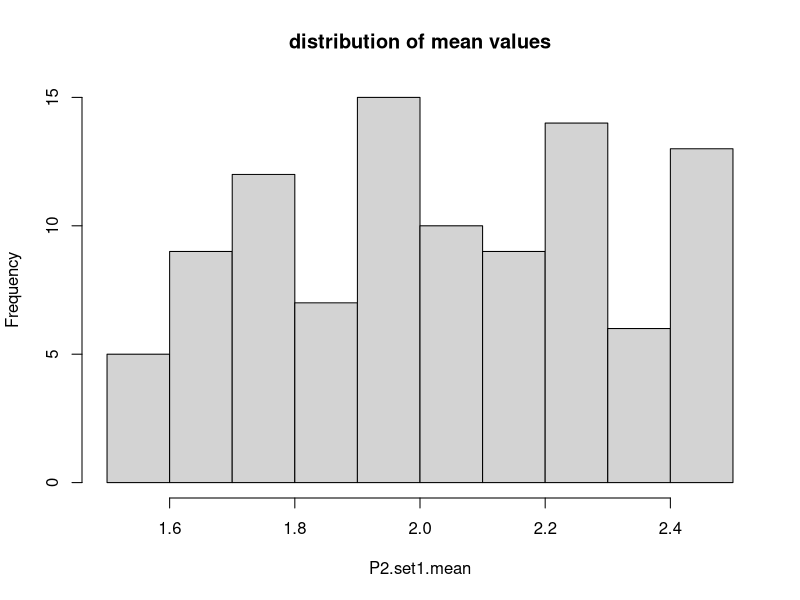
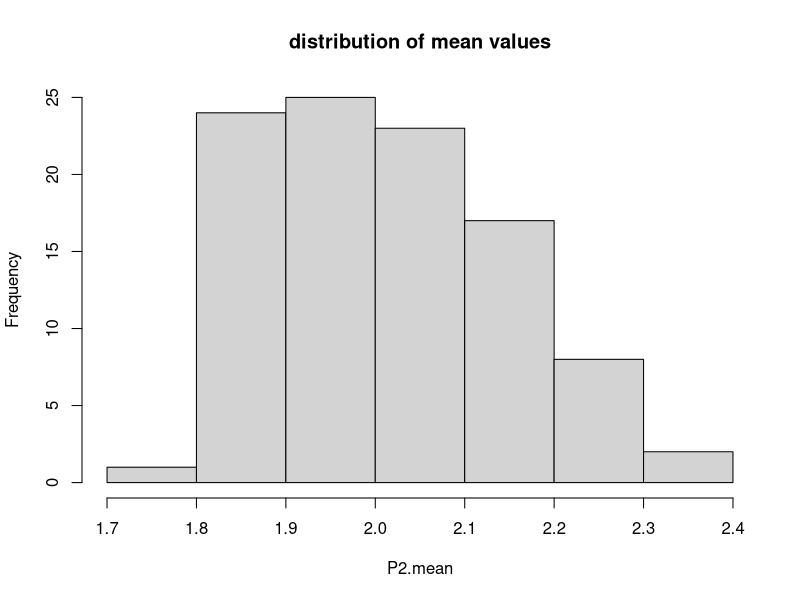
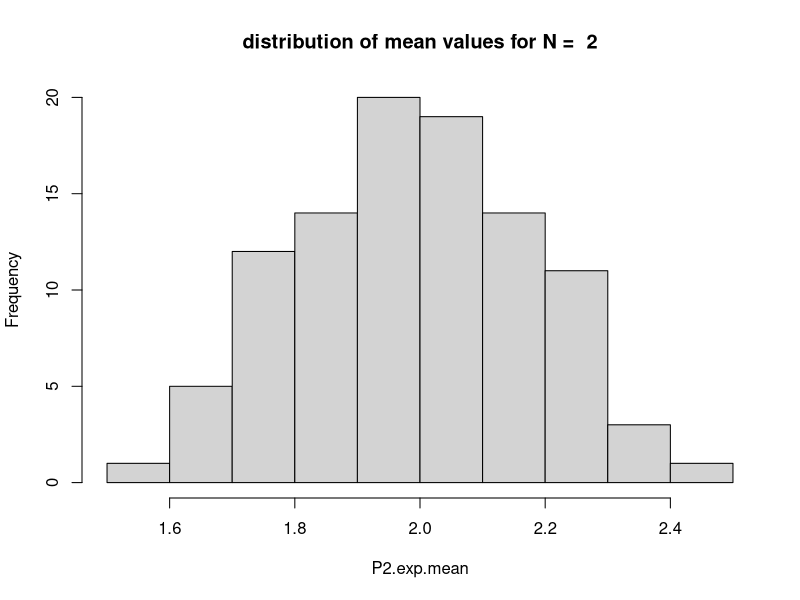
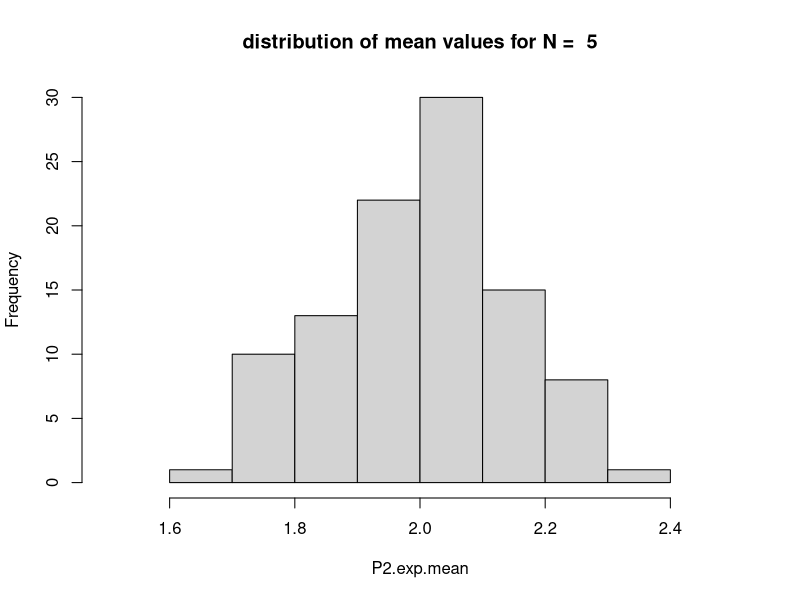
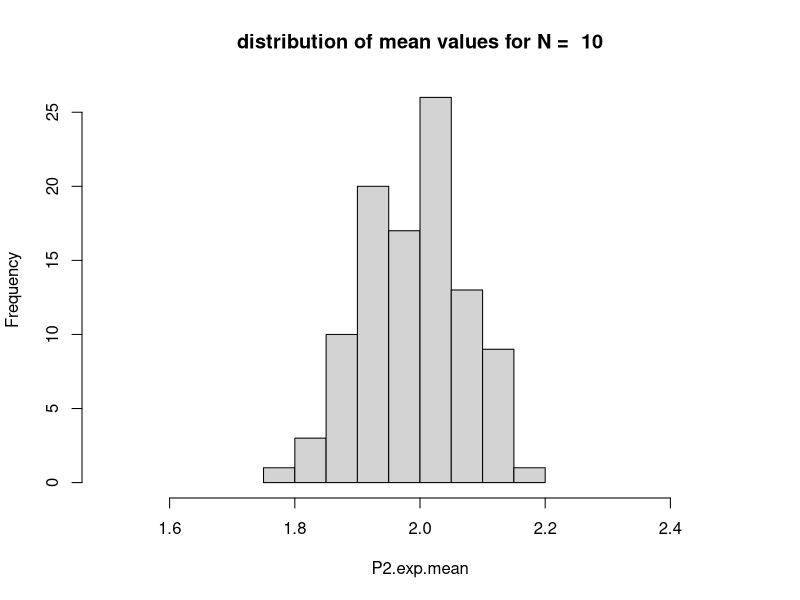
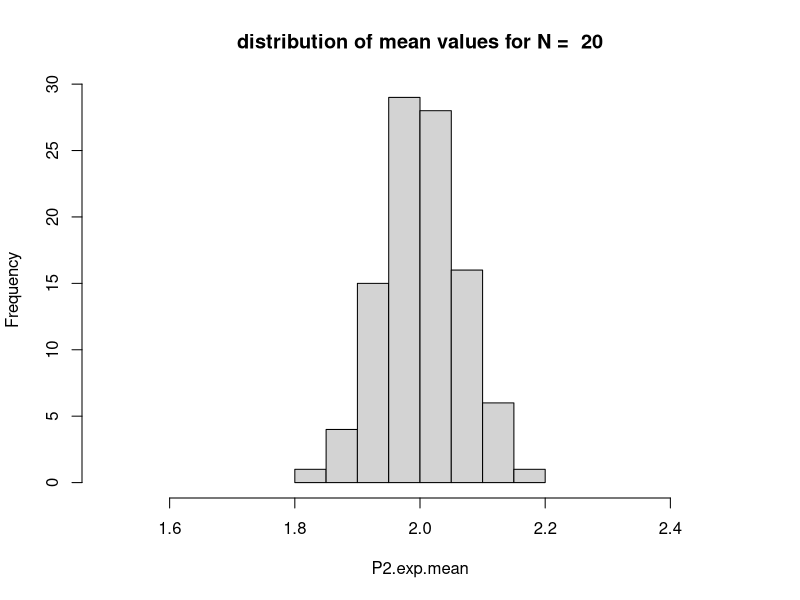
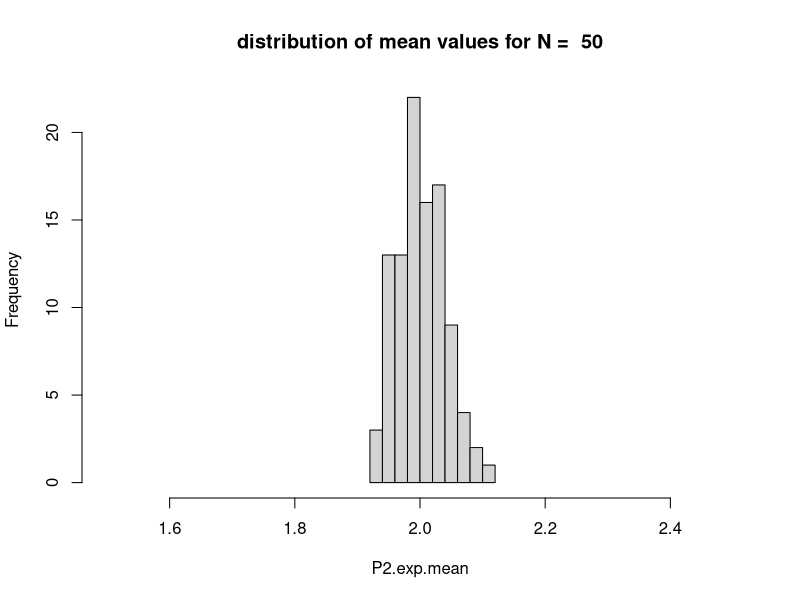
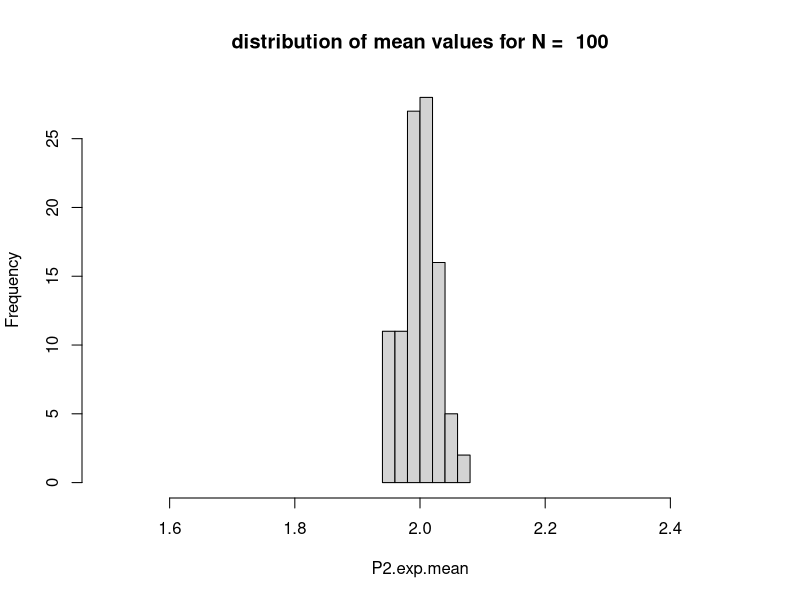

Source code (R) for these figures, in order:
## ---- chunk 1
dbinom(x=7, size=10, prob = 0.5) 
# x = number of successes; size = number of trials; prob = probability of success on each trial
## ---- chunk 2
pbinom(6,size=10,prob=0.5,lower.tail=FALSE) 
## ---- chunk 3
# Measurements with P2, varying between 1.5 µl and 2.5 µl
N = 1     # 1 measurement per sample

# for each of the 100 samples, we draw randomly one measurement from a uniform distribution with min=1.5 and max=2.5:
P2.set1 <- sapply(1:100, function(x) {  
  runif(N, min = 1.5, max=2.5)
})
head(P2.set1)
## ---- chunk 4
P2.set1.mean = sapply(P2.set1,mean)
head(P2.set1.mean)
## ---- chunk 5
hist(P2.set1.mean, main='distribution of mean values')
## ---- chunk 6
N = 5     # 5 measurements per sample

P2.sets = lapply(1:100, function(x) {
  runif(N, min = 1.5, max=2.5)
})
head(P2.sets)
## ---- chunk 7
P2.mean <- sapply(P2.sets,mean)
head(P2.mean)
## ---- chunk 8
hist(P2.mean, main='distribution of mean values')
## ---- chunk 9
N = c(2,5,10,20,50,100,500)   # increasing number of drops per sample

lapply(N,function(n) {
  P2.exp = lapply(1:100, function(x) {
    runif(n,min = 1.5, max=2.5)
  }) 
  # Calculate the mean
  P2.exp.mean = sapply(P2.exp,mean)
  # plot the distribution of the mean values 
  hist(P2.exp.mean,xlim = c(1.5, 2.5),main=paste('distribution of mean values for N = ',n))
})

## ---- chunk 10
# sample size
N <- 1:100 # Goes from 1 to 100 (measurements per sample)

# Calculate the mean of the samples
P2.exp.mean <- sapply(N,function(n) {
  mean(sapply(1:100, function(y){
    mean(runif(n,min = 1.5, max=2.5)) # to get the mean value of the N measurements for each of the 100 samples
  })) # to get the mean of the distribution (of the sample's mean values)
}) 

# Plot the distribution of the means for increasing sample size
plot(P2.exp.mean, ylab = "Mean value for P2 with increasing N", 
     pch=20,
     ylim = c(1.9,2.1),xlab='Sample size');abline(h =2, col = "blue", lty = 2)
## ---- chunk 11
# sample size
N <- 1:100 # Goes from 1 to 100
#
# Calculate the sd of the mean values (is actually the standard error!)
P2.exp.se <- sapply(N,function(n) {
  sd(sapply(1:100, function(y){
    mean(runif(n,min = 1.5, max=2.5))  # to get the mean value of the N measurements for each of the 100 samples
  }) )                                                   # to get the sd of the distribution (of the sample's mean values)
})

# Plot the distribution of the standard error (SE)
plot(P2.exp.se, ylab = "SE value for P2",xlab = 'Sample size',pch=20)
#lines(0.29/sqrt(1:100))
## ---- chunk 12
lambda = 75
## ---- chunk 13
# size of the sample
N = 8
#
# we now draw 100 times samples of size N=8
X = lapply(1:100,function(i) {rpois(N,lambda = lambda)})
## ---- chunk 14
# we compute the sample means
Xm = sapply(X,mean)
# and the sample standard deviations
Xsd = sapply(X,sd) 
## ---- chunk 15
df = N-1
tc = qt(c(0.975),df) # this is the critical value for the t-distribution for df = N-1 degrees of freedom and 95% CI

Xl = Xm-tc*Xsd/sqrt(N) # upper bound of the 95% CI
Xh = Xm+tc*Xsd/sqrt(N) # lower bound of the 95% CI
## ---- chunk 16
col = c('red','blue')

## vector of TRUE/FALSE if the real expectation value lambda is inside the interval
i.ok =  as.factor(Xl < lambda & Xh > lambda)

## plot the mean values and the confidence interval
plot(Xm,ylim=c(50,100),pch=20,ylab="",main=paste("Mean values and confidence intervals,N=",N));abline(h=lambda,lty=3);lapply(1:length(Xl),function(i) {points(c(i,i),c(Xl[i],Xh[i]),type="l",col=col[i.ok[i]],lwd=2)})
## ---- chunk 17
#### Solution

# 1.
pbinom(49,size=100,prob=0.5,lower.tail=FALSE)
# or
1-pbinom(49,size=100,prob=0.5,lower.tail=TRUE)

# 2.
pbinom(49,size=100,prob=2/3,lower.tail=FALSE)
# or
1-pbinom(49,size=100,prob=2/3,lower.tail=TRUE)

# 3. 
qbinom(0.7,size=20,prob=0.8)
## ---- chunk 18
#### Solution

# 1.
# Expected amounts of red and green per pack:
# green.exp = red.exp = exp.value
exp.value = 84/6
exp.value

# 2.
N = 10

red.obs = c(12,16,17,12,16,13,11,18,13,19)
green.obs = c(11,10,15,16,12,14,13,10,13,17)

m.red = mean(red.obs)
m.red
m.green = mean(green.obs)
m.green

s.red = sd(red.obs)
s.green = sd(green.obs)

## critical value, using a t-distribution - This is the critical value for the t-distribution t95,n-1
t_95 = qt(0.975,df=N-1)

## confidence interval
m.red-t_95*s.red/sqrt(N) 
m.red+t_95*s.red/sqrt(N)

m.green-t_95*s.green/sqrt(N)
m.green+t_95*s.green/sqrt(N)
## ---- chunk 19
## confidence interval using a Poisson distribution (lambda = exp.value = 14!)
red.low = m.red-t_95*sqrt(exp.value)/sqrt(N) 
red.low
red.high = m.red+t_95*sqrt(exp.value)/sqrt(N)
red.high

## Yes, the expected value is within the 95% CI.
## Here with a plot
# Define the color, green if within 95% CI, otherwise, red)
col = ifelse(exp.value < red.low | exp.value > red.high, "red", "darkgreen")
# 
plot(exp.value, 1, pch = 19, ylab = "")
segments(red.low, 1, red.high, 1, lwd = 2, col = col)
